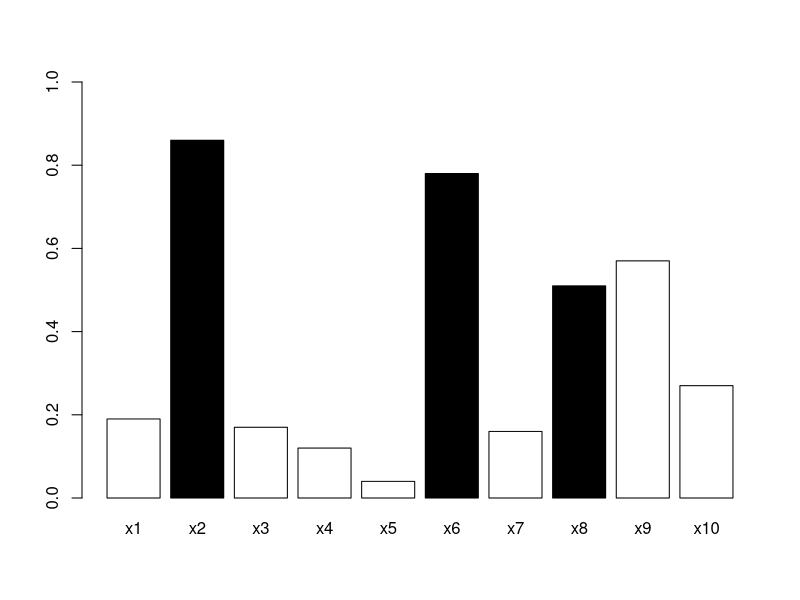
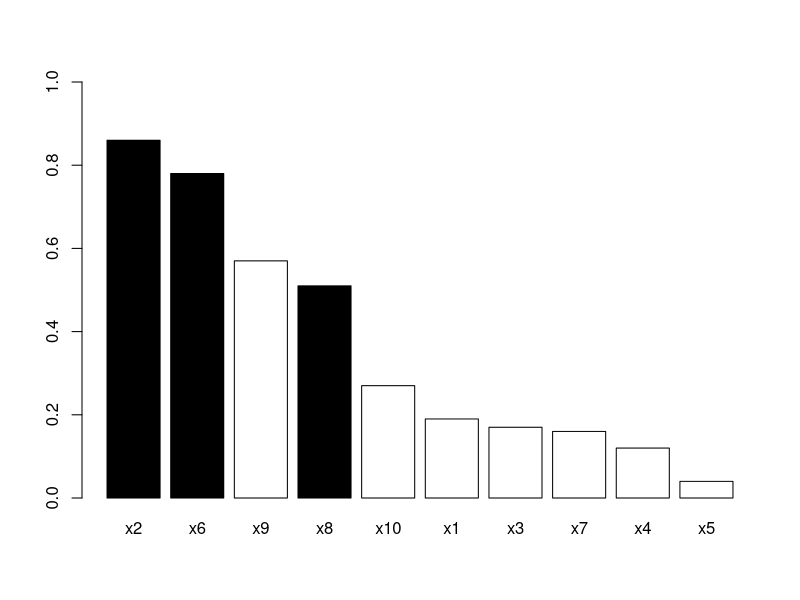
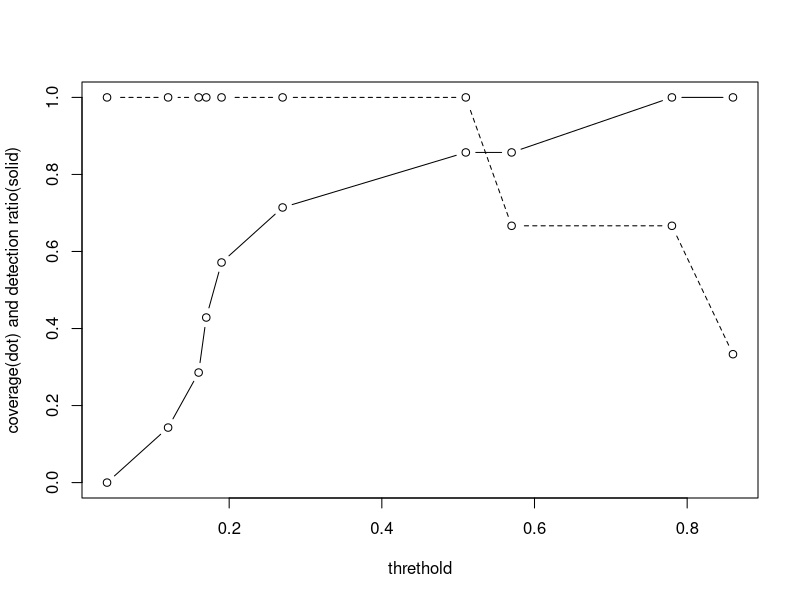

Source code (R) for these figures, in order:
score <-
  c(0.19, 0.86, 0.17, 0.12, 0.04, 0.78, 0.16, 0.51, 0.57, 0.27) # 異常度
anomaly <- c(F, T, F, F, F, T, F, T, F, F) # 正解データ(異常かどうかのフラグ)
data0 <- cbind(score, anomaly)
rownames(data0) <-
  c("x1", "x2", "x3", "x4", "x5", "x6", "x7", "x8", "x9", "x10")
barplot(data0[, "score"], ylim = c(0, 1), col = data0[, "anomaly"]) # インデックス順で表示

data1 <- data0[order(score, decreasing = T),]
score_sorted <- data1[, "score"]
anomaly_sorted <- data1[, "anomaly"]
barplot(data1[, "score"], ylim = c(0, 1), col = data1[, "anomaly"]) # 異常度で降順に表示

n_total <- length(anomaly) # 全標本数
n_anom <- sum(anomaly) # 異常標本数
n_norm <- n_total - n_anom # 正常標本数
coverage <-
  rep(0, n_total) # 異常標本精度、異常標本網羅率(coverage, recall)を格納する変数
detection <- rep(1, n_total) # 正常標本精度、正答率(detection ratio)を格納する変数
for (i in c(1:n_total)) {
  n_detectedAnom <- sum(anomaly_sorted[1:i])
  n_detectedNorm <- (n_total - i) - sum(anomaly_sorted[-(1:i)])
  coverage[i] <- n_detectedAnom / n_anom
  detection[i] <- n_detectedNorm / n_norm
}

# 異常標本精度、異常標本網羅率(coverage, recall)を破線(dot)でプロット
plot(
  score_sorted,
  coverage,
  type = "b",
  ylim = c(0:1),
  xlab = "threthold",
  ylab = "coverage(dot) and detection ratio(solid)",
  lty = 2
)
# 正常標本精度、正答率(detection ratio)を実線(solid)でプロット
lines(score_sorted, detection, type = "b")
